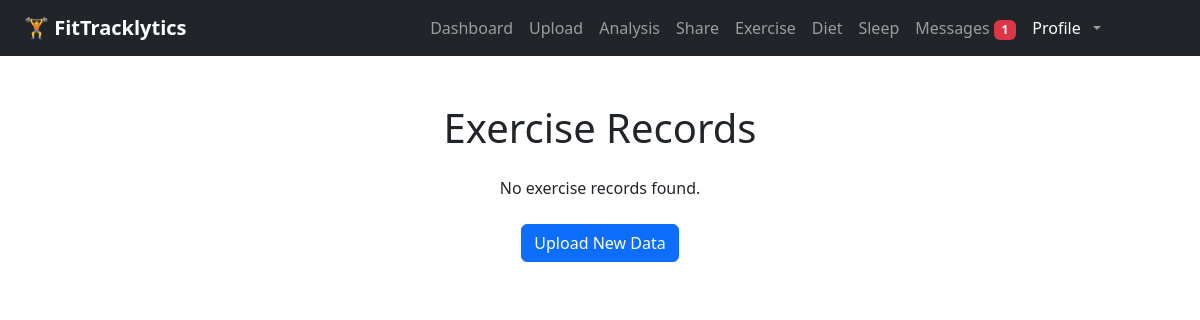
/records/exercise (signed in), run on an earlier commit of the app's database.
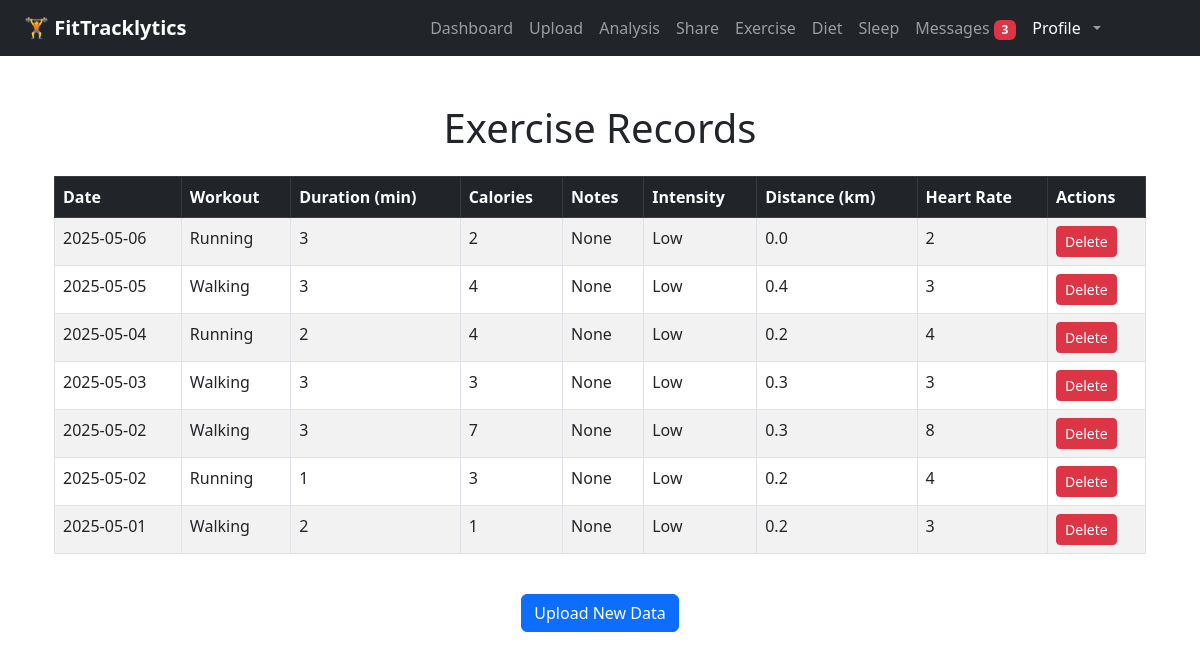
And on a later commit of the database.
### app/models.py (models this page shows)
class ExerciseEntry(db.Model):
    id = db.Column(db.Integer, primary_key=True)
    user_id = db.Column(db.Integer, db.ForeignKey('user.id'))
    workout_type = db.Column(db.String(100))
    intensity = db.Column(db.String(50))
    duration = db.Column(db.Integer)
    distance = db.Column(db.Float)
    calories = db.Column(db.Integer)
    heart_rate = db.Column(db.Integer)
    date = db.Column(db.Date)
    notes = db.Column(db.Text)

### app/routes.py (the view)
@main.route("/records/exercise")
def exercise_records():
    if "user_id" not in session:
        return redirect(url_for("main.login"))
    records = ExerciseEntry.query.filter_by(user_id=session["user_id"]).order_by(ExerciseEntry.date.desc()).all()
    return render_template("exercise_records.html", records=records)

### app/__init__.py (called while the page is built)
def create_app(config_class=None):
    app = Flask(__name__)
    if config_class:
        app.config.from_object(config_class)
    else:
        app.config['SECRET_KEY'] = "super-secret-key"
        app.config['SQLALCHEMY_DATABASE_URI'] = 'sqlite:///tracker.db'
        app.config['SQLALCHEMY_TRACK_MODIFICATIONS'] = False
    db.init_app(app)
    migrate.init_app(app, db)  # Bind migrate after app is created
    print("current database config is：", app.config['SQLALCHEMY_DATABASE_URI'])
    from . import models
    @app.context_processor
    def inject_message_model():
        return dict(Message=models.Message)
    from .routes import main
    app.register_blueprint(main)
    return app

### app/templates/exercise_records.html (shortened to what this page needs)
{% extends "base.html" %}
{% block content %}
<div class="container mt-5">
    <h1 class="text-center mb-4">Exercise Records</h1>
    {% if records %}
        <div class="table-responsive">
            <table class="table table-striped table-bordered">
                <thead class="table-dark">
                    <tr>
                        <th>Date</th>
                        <th>Workout</th>
                        <th>Duration (min)</th>
                        <th>Calories</th>
                        <th>Notes</th>
                        <th>Intensity</th>
                        <th>Distance (km)</th>
                        <th>Heart Rate</th>
                        <th>Actions</th>
                    </tr>
                </thead>
                <tbody>
                    {% for entry in records %}
                    <tr>
                        <td>{{ entry.date }}</td>
                        <td>{{ entry.workout_type }}</td>
                        <td>{{ entry.duration }}</td>
                        <td>{{ entry.calories }}</td>
                        <td>{{ entry.notes }}</td>
                        <td>{{ entry.intensity }}</td>
                        <td>{{ entry.distance }}</td>
                        <td>{{ entry.heart_rate }}</td>
                        <td>
                            <form action="{{ url_for('main.delete_exercise', entry_id=entry.id) }}" method="POST" style="display:inline;">
                                <button type="submit" class="btn btn-danger btn-sm" onclick="return confirm('Are you sure you want to delete this record?');">Delete</button>
                            </form>
                        </td>
                    </tr>
                    {% endfor %}
                </tbody>
            </table>
        </div>
    {% else %}
        <p class="text-center">No exercise records found.</p>
    {% endif %}
    <div class="text-center mt-4">
        <a href="{{ url_for('main.upload') }}" class="btn btn-primary">Upload New Data</a>
    </div>
</div>
{% endblock %}

### app/templates/base.html (shortened to what this page needs)
<!DOCTYPE html>
<html lang="en">
<head>
    <link href="https://cdn.jsdelivr.net/npm/bootstrap@5.3.0/dist/css/bootstrap.min.css" rel="stylesheet">
    <link rel="stylesheet" href="{{ url_for('static', filename='css/base.css') }}">
</head>
<body>
    <nav class="navbar navbar-expand-lg navbar-dark bg-dark px-4">
        <a class="navbar-brand fw-bold" href="{{ url_for('main.index') }}">🏋️ FitTracklytics</a>
        {% if session.get("user_id") %}
        <div class="collapse navbar-collapse" id="navbarContent">
          <ul class="navbar-nav ms-auto mb-2 mb-lg-0">
            <li class="nav-item">
              <a class="nav-link" href="{{ url_for('main.dashboard') }}">Dashboard</a>
            </li>
            <li class="nav-item">
              <a class="nav-link" href="{{ url_for('main.upload') }}">Upload</a>
            </li>
            <li class="nav-item">
              <a class="nav-link" href="{{ url_for('main.analysis') }}">Analysis</a>
            </li>
            <li class="nav-item">
              <a class="nav-link" href="{{ url_for('main.share') }}">Share</a>
            </li>
            <li class="nav-item">
              <a class="nav-link" href="{{ url_for('main.exercise_records') }}">Exercise</a>
            </li>
            <li class="nav-item">
              <a class="nav-link" href="{{ url_for('main.diet_records') }}">Diet</a>
            </li>
            <li class="nav-item">
              <a class="nav-link" href="{{ url_for('main.sleep_records') }}">Sleep</a>
            </li>
            <li class="nav-item">
              {% set unread_count = Message.query.filter_by(receiver_id=session['user_id'], is_read=False).count() %}
              <a class="nav-link" href="{{ url_for('main.messages') }}">
                Messages
                {% if unread_count > 0 %}
                  <span class="badge bg-danger">{{ unread_count }}</span>
                {% endif %}
              </a>
            </li>
            <li class="nav-item dropdown">
              <a class="nav-link dropdown-toggle d-flex align-items-center gap-2" href="#" id="userDropdown" role="button" data-bs-toggle="dropdown" aria-expanded="false">
                <span class="d-none d-md-inline fw-medium text-white">Profile</span>
              </a>
            </li>
            <li class="nav-item">
              <pre>        </pre>
            </li>
          </ul>
        </div>
        {% endif %}
    </nav>
    <div class="container mt-4">
        {% block content %}{% endblock %}
    </div>
</body>
</html>

What changed in the data, as far as the page shows it:
added ExerciseEntry: date "2025-05-06", workout_type "Running", duration "3", calories "2", notes "None", intensity "Low", distance "0.0", heart_rate "2"
added ExerciseEntry: date "2025-05-05", workout_type "Walking", duration "3", calories "4", notes "None", intensity "Low", distance "0.4", heart_rate "3"
added ExerciseEntry: date "2025-05-04", workout_type "Running", duration "2", calories "4", notes "None", intensity "Low", distance "0.2", heart_rate "4"
added ExerciseEntry: date "2025-05-03", workout_type "Walking", duration "3", calories "3", notes "None", intensity "Low", distance "0.3", heart_rate "3"
added ExerciseEntry: date "2025-05-02", workout_type "Walking", duration "3", calories "7", notes "None", intensity "Low", distance "0.3", heart_rate "8"
added ExerciseEntry: date "2025-05-02", workout_type "Running", duration "1", calories "3", notes "None", intensity "Low", distance "0.2", heart_rate "4"
added ExerciseEntry: date "2025-05-01", workout_type "Walking", duration "2", calories "1", notes "None", intensity "Low", distance "0.2", heart_rate "3"
Also different on the page:
{{ unread_count }}: "1" → "3"
text no longer shown: "No exercise records found."
text now shown: "Date Workout Duration (min) Calories Notes Intensity Distance (km) Heart Rate Actions"
